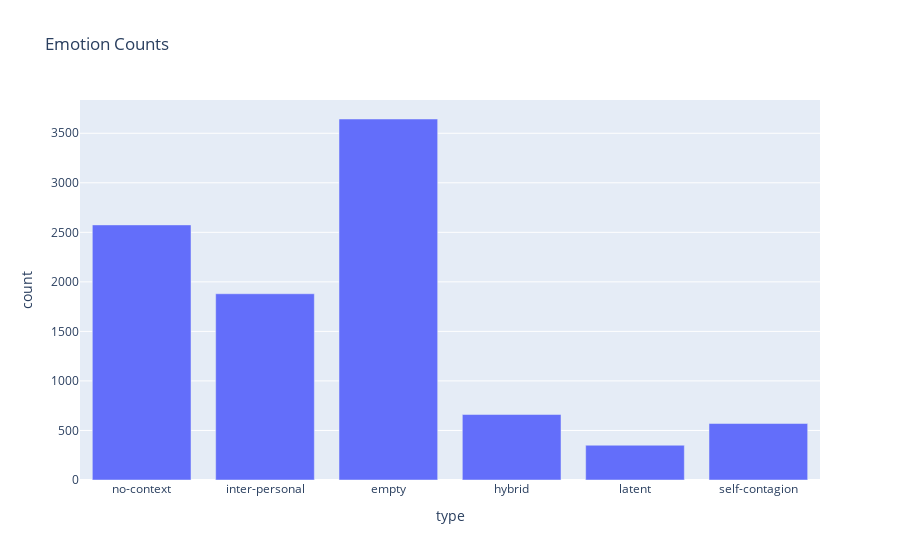

Source (notebook cell):
### Code cell
# Find the distribution of type 
type_counter_df = pd.DataFrame(type_counter.items(), columns=['type', 'count'])

fig = px.bar(type_counter_df, x='type', y='count', title='Emotion Counts')
fig.update_layout(hovermode="x")
fig.show()

### Figure 1 — Plotly figure (JSON) as saved in the notebook; plotly's stock layout.template omitted (floating-point values rounded to 4 significant figures)
{"data": [{"alignmentgroup": "True", "hovertemplate": "type=%{x}<br>count=%{y}<extra></extra>", "legendgroup": "", "marker": {"color": "#636efa", "pattern": {"shape": ""}}, "name": "", "offsetgroup": "", "orientation": "v", "showlegend": false, "textposition": "auto", "type": "bar", "x": ["no-context", "inter-personal", "empty", "hybrid", "latent", "self-contagion"], "xaxis": "x", "y": [2575, 1880, 3644, 661, 351, 570], "yaxis": "y"}], "layout": {"barmode": "relative", "hovermode": "x", "legend": {"tracegroupgap": 0}, "title": {"text": "Emotion Counts"}, "xaxis": {"anchor": "y", "domain": [0, 1], "title": {"text": "type"}}, "yaxis": {"anchor": "x", "domain": [0, 1], "title": {"text": "count"}}}}
